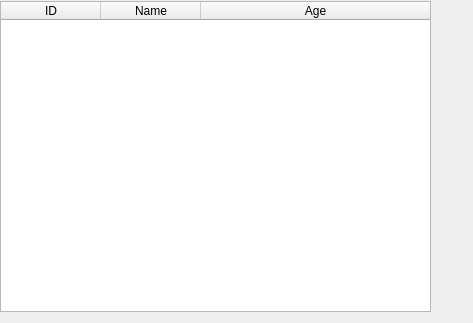
<?xml version="1.0" encoding="UTF-8"?>
<ui version="4.0">
 <class>Form</class>
 <widget class="QWidget" name="Form">
  <property name="geometry">
   <rect>
    <x>0</x>
    <y>0</y>
    <width>473</width>
    <height>323</height>
   </rect>
  </property>
  <property name="windowTitle">
   <string>Form</string>
  </property>
  <widget class="QTableWidget" name="tableWidget">
   <property name="geometry">
    <rect>
     <x>0</x>
     <y>1</y>
     <width>431</width>
     <height>311</height>
    </rect>
   </property>
   <property name="lineWidth">
    <number>1</number>
   </property>
   <property name="horizontalScrollBarPolicy">
    <enum>Qt::ScrollBarAsNeeded</enum>
   </property>
   <property name="sizeAdjustPolicy">
    <enum>QAbstractScrollArea::AdjustToContents</enum>
   </property>
   <property name="horizontalScrollMode">
    <enum>QAbstractItemView::ScrollPerItem</enum>
   </property>
   <attribute name="horizontalHeaderVisible">
    <bool>true</bool>
   </attribute>
   <attribute name="horizontalHeaderCascadingSectionResizes">
    <bool>false</bool>
   </attribute>
   <attribute name="horizontalHeaderMinimumSectionSize">
    <number>24</number>
   </attribute>
   <attribute name="horizontalHeaderDefaultSectionSize">
    <number>100</number>
   </attribute>
   <attribute name="horizontalHeaderHighlightSections">
    <bool>true</bool>
   </attribute>
   <attribute name="horizontalHeaderShowSortIndicator" stdset="0">
    <bool>false</bool>
   </attribute>
   <attribute name="horizontalHeaderStretchLastSection">
    <bool>true</bool>
   </attribute>
   <column>
    <property name="text">
     <string>ID</string>
    </property>
   </column>
   <column>
    <property name="text">
     <string>Name</string>
    </property>
   </column>
   <column>
    <property name="text">
     <string>Age</string>
    </property>
   </column>
  </widget>
 </widget>
 <resources/>
 <connections/>
</ui>
